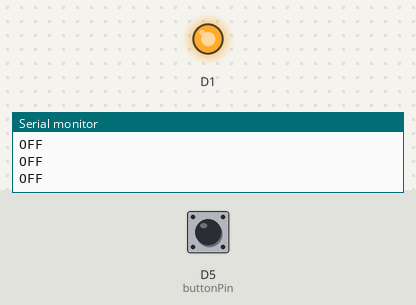
Recording of a sketch running on a simulated ESP8266 (NodeMCU). Parts: output pins drawn as LEDs (lit = HIGH), the last lines printed to the serial monitor. The test bench sets the inputs (shaded band); at power-on: D5 (buttonPin) LOW. WiFi joins after 1.5 s; servers stay silent unless stated; the Firebase database answers and starts empty.

Above: at 7.7 s.
7.8 s: D5 (buttonPin) pulled HIGH for 3 s
At 11.7 s:
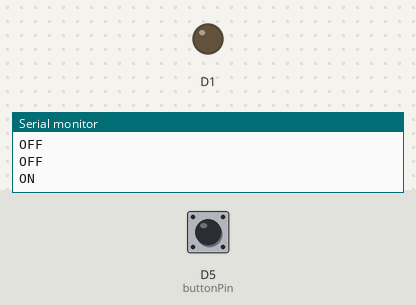
Timing chart, 0 to 15.6 s (numbered marks = the images above; inputs shaded):
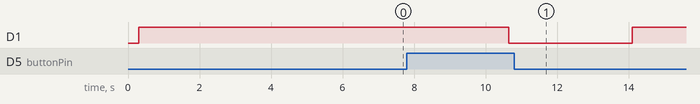

Measured:
- after the input at 7.8 s, D1: HIGH → LOW after 2.9 s, → HIGH 3.5 s later

The sketch:

wires_connect.ino
```cpp
#include "FirebaseESP8266.h"
#include <ESP8266WiFi.h>
#define FIREBASE_HOST "-"                     //Your Firebase Project URL goes here without "http:" , "\" and "/"
#define FIREBASE_AUTH "-"       //Your Firebase Database Secret goes here
#define WIFI_SSID "-"                                               //your WiFi SSID for which yout NodeMCU connects
#define WIFI_PASSWORD "-"

FirebaseData firebaseData;

FirebaseJson json;
const int buttonPin = D5;
int buttonState = 0;
void setup()
{
  Serial.begin(115200);
  WiFi.begin(WIFI_SSID, WIFI_PASSWORD);
  Firebase.begin(FIREBASE_HOST, FIREBASE_AUTH);
  Firebase.reconnectWiFi(true);
  pinMode(buttonPin, INPUT);
  pinMode(D1, OUTPUT);

}

void loop()
{
  buttonState = digitalRead(buttonPin);

  if (buttonState == HIGH) {
   Firebase.setString(firebaseData,"/","ON");
  } else {
   Firebase.setString(firebaseData,"/","OFF");
  }
  Firebase.getString(firebaseData,"/");
  if(firebaseData.stringData().length()>0)
  {
    Serial.println(firebaseData.stringData());
    cmd(firebaseData.stringData());
    Firebase.setString(firebaseData,"/","");
  }

  firebaseData.clear();
  delay(3000);
}

void cmd(String a)
{
  if(a.equalsIgnoreCase("ON"))
  {
    digitalWrite(D1,LOW);
  }
  else if(a.equalsIgnoreCase("OFF"))
  {
    digitalWrite(D1,HIGH);
  }
}
```
